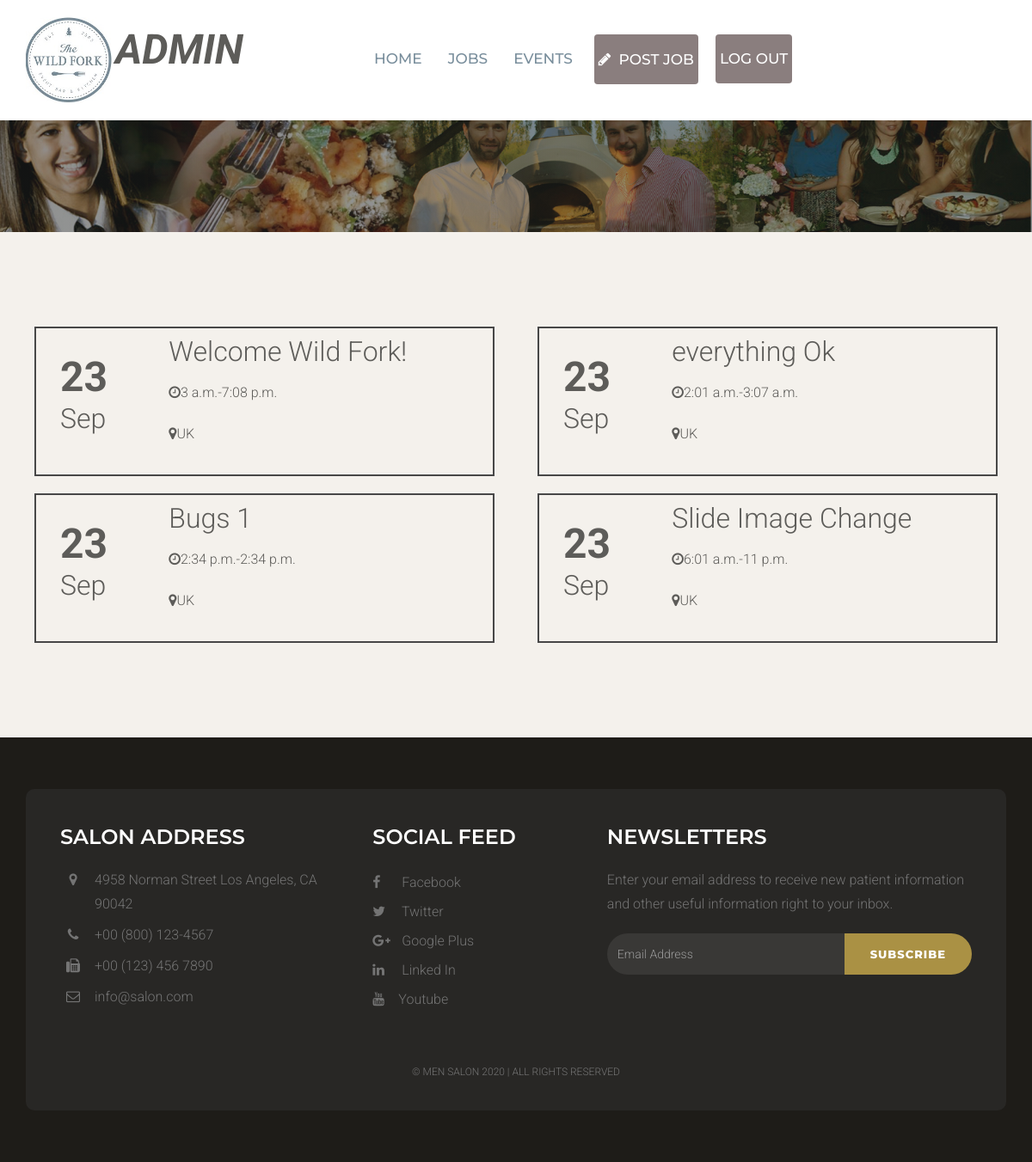
The app's page / (signed in) with its own data.
### staffapp/models.py (models this page shows, shortened)
class Job(models.Model):
    writer = models.ForeignKey('auth.User')
    email = models.CharField(max_length=200)
    title = models.CharField(max_length=200)
    location = models.CharField(max_length=300)
    category = models.CharField(max_length=200)
    tags = models.CharField(max_length=200)
    description = models.TextField()
    companyName = models.CharField(max_length=100)
    website = models.CharField(max_length=100)
    tagline = models.CharField(max_length=200)
    start_time = models.TimeField(default=timezone.now)
    end_time = models.TimeField(default=timezone.now)
    created_date = models.DateTimeField(
            default=timezone.now)
    published_date = models.DateTimeField(
            blank=True, null=True)

### staffapp/views.py (the view)
# urls.py: url(r'^$', views.home, name='index'),
@login_required
def home(request):
    jobs = Job.objects.filter().order_by('created_date')
    return render(request, 'joblist.html', {'jobs': jobs})

### staffapp/templates/joblist.html (shortened to what this page needs)
{% extends 'layouts/base.html' %}
{% load staticfiles %}
{% block content %}
    {% include 'layouts/header.html' %}
    <div class="space-medium bg-default">
        <div class="container">
            <div class="row">
                {% for job in jobs %}
                <div class="col-lg-6 col-md-6 col-sm-12 col-xs-12">
                    <div class="row job-block" style="padding: 13px">
                        <div class="col-lg-3" style="padding-top: 30px">
                            <p style="font-size:48px; font-weight: bold">{{ job.created_date.day }}</p>
                            <p style="font-size:32px">{{ job.created_date|date:"M" }}</p>
                        </div>
                        <div class="col-lg-8">
                            <p style="font-size:32px">{{job.title}}</p>
                            <p><i class="fa fa-clock-o" aria-hidden="true"></i>{{job.start_time}}-{{job.end_time}}<p></p>
                            <p><i class="fa fa-map-marker" aria-hidden="true"></i>{{job.location}}<p>
                        </div>
                    </div>
                </div>
                {% endfor %}
            </div>
        </div>
    </div>
    {% include 'layouts/footer.html' %}
{% endblock %}

### staffapp/static/css/style.css (style rules this page uses)
body { font-size: 16px; background-color: #fff; color: #5d5c59; font-family: 'Roboto', sans-serif; line-height: 28px; font-weight: 300; }
p { margin: 0 0 20px; }
p:last-child { margin-bottom: 0px; }
.space-medium { padding-top: 100px; padding-bottom: 100px; }
.bg-default { background-color: #f4f1ec; }

### staffapp/static/css/my.css (style rules this page uses)
.job-block { border: 2px solid rgb(71,71,71); margin: 10px; }

### records on screen
Job: created_date.day "23", created_date "Sep", title "Welcome Wild Fork!", start_time "3 a.m.", end_time "7:08 p.m.", location "UK"
Job: created_date.day "23", created_date "Sep", title "everything Ok", start_time "2:01 a.m.", end_time "3:07 a.m.", location "UK"
Job: created_date.day "23", created_date "Sep", title "Bugs 1", start_time "2:34 p.m.", end_time "2:34 p.m.", location "UK"
Job: created_date.day "23", created_date "Sep", title "Slide Image Change", start_time "6:01 a.m.", end_time "11 p.m.", location "UK"
